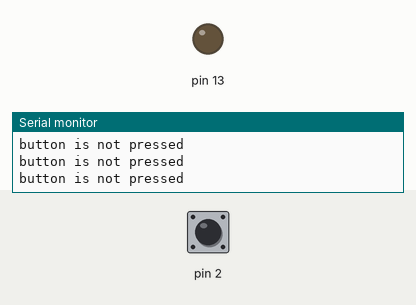
This sketch was run on a simulated Arduino Uno, built with avr-gcc and run on an emulated ATmega328P. Shown: output pins drawn as LEDs (lit = HIGH), the last lines printed to the serial monitor. Dashed ring = blinking. The inputs (shaded band) are chosen by the test bench; at power-on: pin 2 LOW.

Above: at 1.2 s.
1.3 s: pin 2 driven HIGH
At 2.5 s:
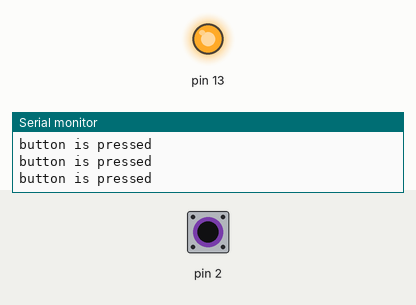
2.8 s: pin 2 driven LOW
At 3.4 s:
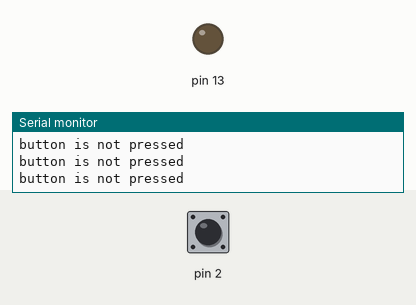
5.8 s: pin 2 pulsed HIGH 2 times (0.12 s each, 0.3 s apart)
At 5.89 s:
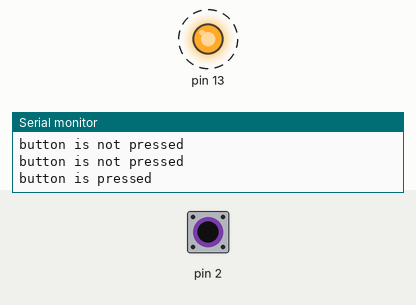
9.4 s: pin 2 pulsed HIGH 5 times (0.12 s each, 0.3 s apart)
At 11.3 s:
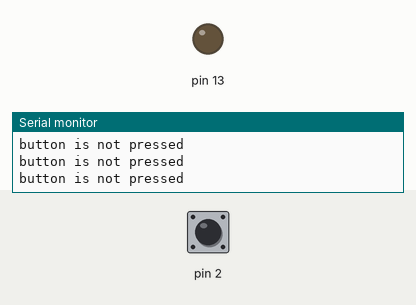
Timing chart, 0 to 12.8 s (numbered marks = the images above; inputs shaded):
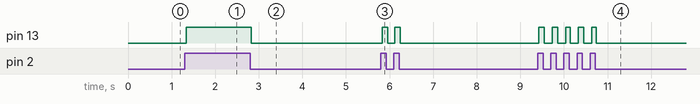

Measured:
- after the input at 1.3 s, pin 13: LOW → HIGH at once
- after the input at 2.8 s, pin 13: HIGH → LOW at once
- after the input at 5.8 s, pin 13: alternates HIGH for 0.12 s and LOW for 0.16 s, 4 changes in all, then stays LOW, starting at once
- after the input at 9.4 s, pin 13: alternates HIGH for 0.12 s and LOW for 0.19 s, 10 changes in all, then stays LOW, starting at once

The sketch:

singlebutton.ino
```cpp
int a=0;
void setup() {
  // put your setup code here, to run once:
pinMode(2,INPUT);
pinMode(13,OUTPUT);
Serial.begin(9600);
}

void loop() {
  // put your main code here, to run repeatedly:
a=digitalRead(2);
if(a==1)
{
  Serial.println("button is pressed");
  digitalWrite(13,HIGH);
}
else{
  Serial.println("button is not pressed");
  digitalWrite(13,LOW);
}
}
```
